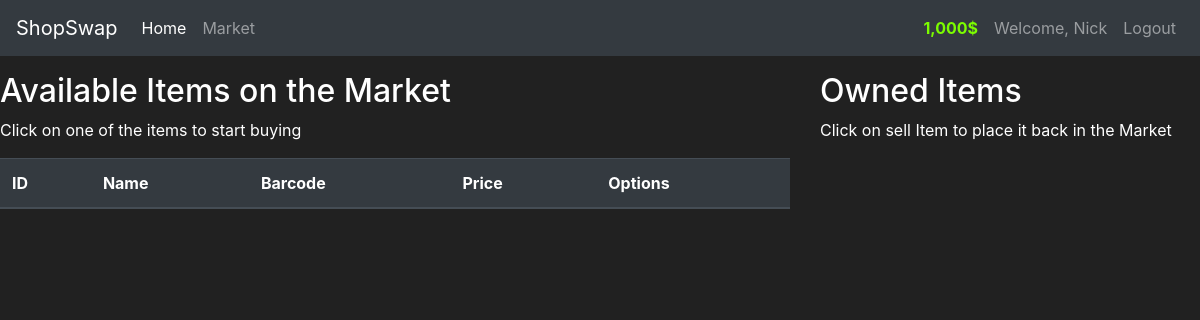
/market (signed in), run on an earlier commit of the app's database.
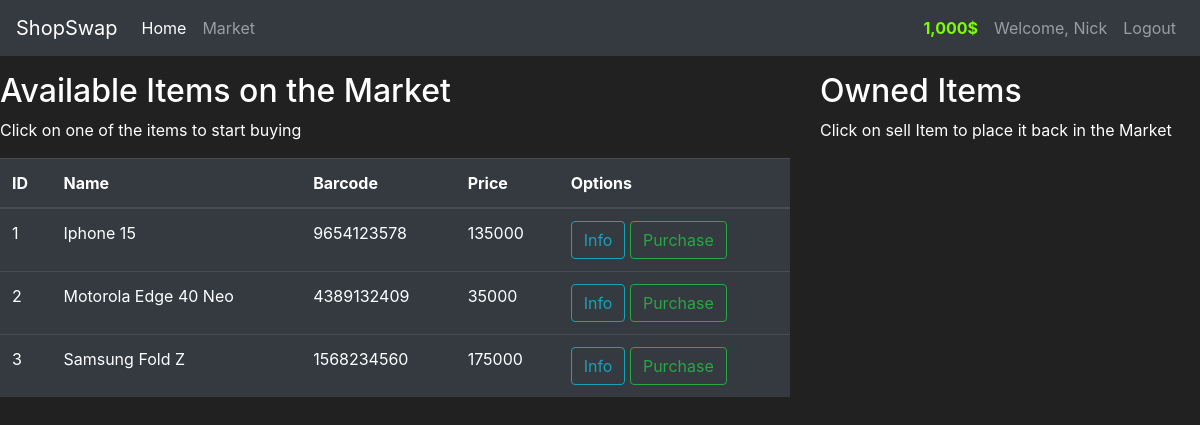
And on a later commit of the database.
### shop/models.py (models this page shows, shortened)
class User(db.Model,UserMixin):
    id = db.Column(db.Integer(),primary_key=True)
    username = db.Column(db.String(length=30),nullable=False,unique=True)
    email_address = db.Column(db.String(length=50),nullable=False,unique=True)
    password_hash=db.Column(db.String(length=60),nullable=False)
    budget = db.Column(db.Integer(),nullable=False,default=1000)
    items = db.relationship('Item',backref='owned_user',lazy=True)
    @property
    def prettier_budget(self):
        if(len(str(self.budget)))>=4:
            return f"{str(self.budget)[:-3]},{str(self.budget)[-3:]}$"
        else:
            return f"{self.budget}$"
    @property
    def password(self):
        return self.password

class Item(db.Model):
    id = db.Column(db.Integer(),primary_key=True)
    name = db.Column(db.String(length=30),nullable=False,unique=True)
    price = db.Column(db.Integer(),nullable=False)
    barcode = db.Column(db.String(length=12),nullable=False,unique=True)
    description = db.Column(db.String(length=1024),nullable=False,unique=True)
    owner = db.Column(db.Integer(),db.ForeignKey('user.id'))

### shop/route.py (the view)
@app.route('/market')
@login_required
def market_page():
    items=Item.query.all()
    return render_template('market.html',items=items)

### shop/models.py (called while the page is built)
@login_manager.user_loader
def load_user(user_id):
    return User.query.get(int(user_id))

### shop/templates/market.html (shortened to what this page needs)
{% extends 'layout.html' %}
{% block content %}
<div class="row mt-3 ms-3">
    <div class="col-8">
        <h2>Available Items on the Market</h2>
        <p>Click on one of the items to start buying</p>
        <table class="table table-hover table-dark">
            <thead>
                <tr>
                    <th scope="col">ID</th>
                    <th scope="col">Name</th>
                    <th scope="col">Barcode</th>
                    <th scope="col">Price</th>
                    <th scope="col">Options</th>
                </tr>
            </thead>
            <tbody>
                {% for item in items %}
                <tr>
                    <td>{{item.id}}</td>
                    <td>{{item.name}}</td>
                    <td>{{item.barcode}}</td>
                    <td>{{item.price}}</td>
                    <td>
                        <button class="btn btn-outline-info" data-toggle="modal" data-target="#Modal-MoreInfo-{{item.id}}" >Info</button>
                        <button class="btn btn-outline-success"
                        data-toggle="modal" data-target="#Modal-PurchaseConfirm-{{item.id}}">Purchase</button>
                    </td>
                </tr>
                {% endfor %}
            </tbody>
        </table>
    </div>
    <div class="col-4">
        <h2>Owned Items</h2>
        <p>Click on sell Item to place it back in the Market</p>
    </div>
</div>
{% endblock %}

### shop/templates/layout.html (shortened to what this page needs)
<!doctype html>
<html lang="en">
<head>
    <link rel="stylesheet" href="https://cdn.jsdelivr.net/npm/bootstrap@4.5.3/dist/css/bootstrap.min.css"
>
</head>
<body>
    <nav class="navbar navbar-expand-md navbar-dark bg-dark">
        <a class="navbar-brand" href="#">ShopSwap</a>
        <div class="collapse navbar-collapse" id="navbarNav">
            <ul class="navbar-nav mr-auto">
                <li class="nav-item active">
                    <a class="nav-link" href="{{url_for('home_page')}}">Home <span class="sr-only">(current)</span></a>
                </li>
                <li class="nav-item">
                    <a class="nav-link" href="{{url_for('market_page')}}">Market</a>
                </li>
            </ul>
            {% if current_user.is_authenticated %}
            <ul class="navbar-nav">
                <li class="nav-item">
                    <a class="nav-link" style="color:lawngreen; font-weight: bold;">
                        {{current_user.prettier_budget}}
                    </a>
                </li>
                <li class="nav-item">
                    <a class="nav-link">Welcome, {{current_user.username}}</a>
                </li>
                <li class="nav-item">
                    <a class="nav-link" href="{{url_for('logout_page')}}">Logout</a>
                </li>
            </ul>
            {% endif %}
        </div>
    </nav>
    {% block content %}
    {% endblock %}
</body>
</html>

### shop/templates/layout.html (style rules this page uses)
body { background-color: #212121; color: white }

What changed in the data, as far as the page shows it:
added Item: id "1", name "Iphone 15", barcode "9654123578", price "135000"
added Item: id "2", name "Motorola Edge 40 Neo", barcode "4389132409", price "35000"
added Item: id "3", name "Samsung Fold Z", barcode "1568234560", price "175000"
